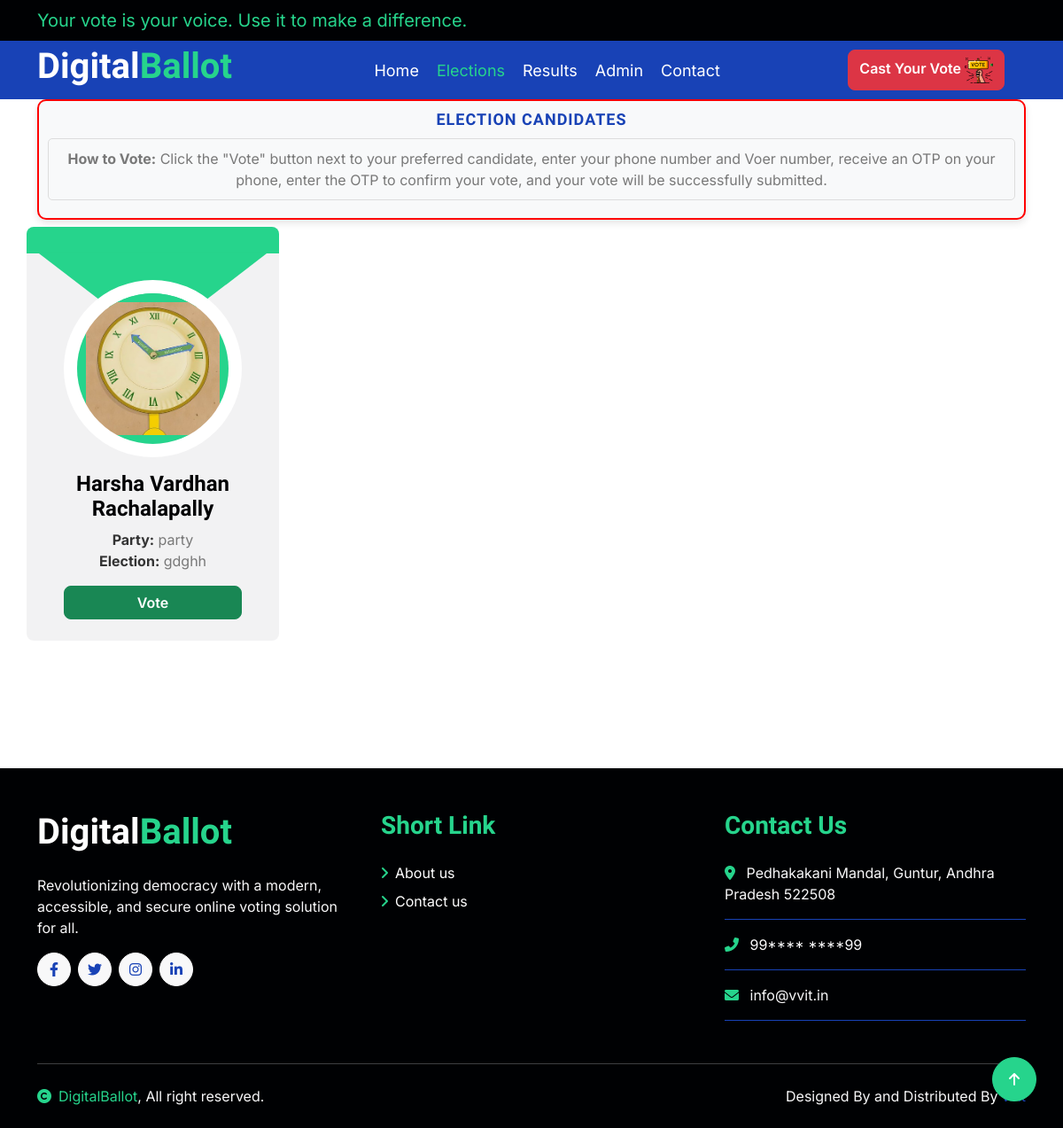
Screenshot of /voter/candidates/1/ with the database file from the repository.
### adminapp/models.py (models this page shows)
class CandidateModel(models.Model):
    election = models.ForeignKey(ElectionModel,on_delete=models.CASCADE,related_name='election_candidates')
    candidate_name=models.CharField(max_length=100)
    party_name=models.CharField(max_length=100)
    symbol=models.ImageField(upload_to='symbols/')
    voters = models.ManyToManyField(VoterModel,related_name='voted_voters')
    votes = models.IntegerField(default=0)
    class Meta:
        db_table = 'candidate_details'

class ElectionModel(models.Model):
    election_name = models.CharField(max_length=100)
    election_head = models.CharField(max_length=100)
    election_date = models.DateField()
    election_picture = models.ImageField(upload_to='images/')
    constituency = models.CharField(max_length=100)
    area = models.CharField(max_length=200)
    address = models.CharField(max_length=300)
    state = models.CharField(max_length=100)
    city = models.CharField(max_length=100)
    zip = models.CharField(max_length=10)
    voters = models.ManyToManyField(VoterModel)
    candidates_count = models.IntegerField(default=0)
    successful_votes = models.IntegerField(default=0)
    unsuccessful_votes = models.IntegerField(default=0)
    class Meta:
        db_table = 'elction_detials'

### userapp/views.py (the view)
# urls.py: path('voter/candidates/<int:id>/',user_views.candidates,name="candidates"),
def candidates(request, id):
    election = get_object_or_404(ElectionModel, pk=id)
    request.session["id_of_election"] = election.pk
    print(election,"uytdvguxesgfuyskgfkysyg")
    candidates = election.election_candidates.all()
    return render(request, "candidates.html", {'candidates': candidates, 'election': election})

### assets/templates/candidates.html (shortened to what this page needs)
{% load static %}
<!DOCTYPE html>
<html lang="en">
<head>
    <link href="https://cdnjs.cloudflare.com/ajax/libs/font-awesome/5.10.0/css/all.min.css" rel="stylesheet">
    <link rel="stylesheet" href="https://cdnjs.cloudflare.com/ajax/libs/font-awesome/6.0.0-beta3/css/all.min.css">
    <link href="https://cdn.jsdelivr.net/npm/bootstrap-icons@1.4.1/font/bootstrap-icons.css" rel="stylesheet">
    <link href="{% static 'lib/animate/animate.min.css' %}" rel="stylesheet">
    <link href="{% static 'lib/owlcarousel/assets/owl.carousel.min.css' %}" rel="stylesheet">
    <link href="{% static 'css/bootstrap.min.css' %}" rel="stylesheet">
    <link href="{% static 'css/style.css' %}" rel="stylesheet">
</head>
<body>
    <div class="container-fluid bg-dark py-2 d-none d-md-flex">
        <div class="container">
            <div class="d-flex justify-content-between topbar">
                <div id="note" class="text-secondary col-12 mx-auto d-none d-xl-flex"><small style="font-size:20px;">Your vote is your voice. Use it to make a difference.</small></div>
            </div>
        </div>
    </div>
    <div class="container-fluid bg-primary">
        <div class="container">
            <nav class="navbar navbar-dark navbar-expand-lg py-0">
                <a href="{% url 'index' %}" class="navbar-brand">
                    <h1 class="text-white fw-bold d-block">Digital<span class="text-secondary">Ballot</span> </h1>
                </a>
                <div class="collapse navbar-collapse bg-transparent" id="navbarCollapse">
                    <div class="navbar-nav ms-auto mx-xl-auto p-0">
                        <a href="{% url 'index' %}" class="nav-item nav-link">Home</a>
                        <a href="{% url 'elections' %}" class="nav-item nav-link active">Elections</a>
                        <a href="{% url 'voter_results' %}" class="nav-item nav-link">Results</a>
                        <a href="{% url 'admin_login' %}" class="nav-item nav-link">Admin</a>
                        <a href="{% url 'contact' %}" class="nav-item nav-link">Contact</a>
                    </div>
                </div>
                <div class="d-none d-xl-flex flex-shirink-0">
                    <div id="phone-tada" class="d-flex align-items-center justify-content-center me-4">
                        <a href="" class="position-relative animated  tada infinite btn btn-danger">
                            Cast Your Vote <img src="{% static 'img/vote.png' %}" alt="">
                        </a>
                    </div>
                </div>
            </nav>
        </div>
    </div>
    <div class="container-fluid pb-5 mb-5 team">
        <div class="container pb-5">
            <div class="text-center mx-auto mb-2  wow fadeIn section-header" data-wow-delay=".3s" >
                <h5 class="text-primary subheading">Election Candidates</h5>
                <p class="vote-instructions">
                    <strong>How to Vote:</strong> Click the "Vote" button next to your preferred candidate, enter your phone number and Voer number, receive an OTP on your phone, enter the OTP to confirm your vote, and your vote will be successfully submitted.
                </p>
            </div>
            <div class="row team-carousel wow fadeIn" data-wow-delay=".5s">
                {% for candidate in candidates %}
                <div class="col-3 rounded team-item">
                    <div class="team-content">
                        <div class="team-img-icon">
                            <div class="team-img rounded-circle" style="height: 200px;  overflow: hidden;">
                                <img src="{{ candidate.symbol.url }}" class="img-fluid w-100" alt="{{ candidate.candidate_name }}" style="height: 100%; object-fit: cover;">
                            </div>
                            <div class="team-name text-center py-3">
                                <h4>{{ candidate.candidate_name }}</h4>
                                <p class="m-0"><strong>Party:</strong> {{ candidate.party_name }}</p>
                                <p class="m-0"><strong>Election:</strong> {{ candidate.election.election_name }}</p>
                            </div>
                            <div class="team-icon d-flex justify-content-center pb-4">
                                <a href="{% url 'voting_page' id=candidate.pk %}" class="btn col-12 btn-success" type="submit">Vote</a>
                            </div>
                        </div>
                    </div>
                </div>
                {% empty %}
                <div class="col-12">
                    <div class="alert alert-warning text-center" role="alert">
                        <strong>No candidates available at this time.</strong>
                    </div>
                </div>
                {% endfor %}
            </div>
        </div>
    </div>
    <div class="container-fluid footer bg-dark wow fadeIn" data-wow-delay=".3s">
        <div class="container pt-5 pb-4">
            <div class="row g-5">
                <div class="col-lg-4 col-md-6">
                    <a href="{% url 'index' %}">
                        <h1 class="text-white fw-bold d-block">Digital<span class="text-secondary">Ballot</span> </h1>
                    </a>
                    <p class="mt-4 text-light">Revolutionizing democracy with a modern, accessible, and secure online voting solution for all.</p>
                    <div class="d-flex hightech-link">
                        <a href="" class="btn-light nav-fill btn btn-square rounded-circle me-2"><i class="fab fa-facebook-f text-primary"></i></a>
                        <a href="" class="btn-light nav-fill btn btn-square rounded-circle me-2"><i class="fab fa-twitter text-primary"></i></a>
                        <a href="" class="btn-light nav-fill btn btn-square rounded-circle me-2"><i class="fab fa-instagram text-primary"></i></a>
                        <a href="" class="btn-light nav-fill btn btn-square rounded-circle me-0"><i class="fab fa-linkedin-in text-primary"></i></a>
                    </div>
                </div>
                <div class="col-lg-4 col-md-6">
                    <a href="#" class="h3 text-secondary">Short Link</a>
                    <div class="mt-4 d-flex flex-column short-link">
                        <a href="" class="mb-2 text-white"><i class="fas fa-angle-right text-secondary me-2"></i>About us</a>
                        <a href="" class="mb-2 text-white"><i class="fas fa-angle-right text-secondary me-2"></i>Contact us</a>
                    </div>
                </div>
                <div class="col-lg-4 col-md-6">
                    <a href="#" class="h3 text-secondary">Contact Us</a>
                    <div class="text-white mt-4 d-flex flex-column contact-link">
                        <a href="#" class="pb-3 text-light border-bottom border-primary"><i class="fas fa-map-marker-alt text-secondary me-2"></i>  Pedhakakani Mandal, Guntur, Andhra Pradesh 522508</a>
                        <a href="#" class="py-3 text-light border-bottom border-primary"><i class="fas fa-phone-alt text-secondary me-2"></i> 99**** ****99</a>
                        <a href="#" class="py-3 text-light border-bottom border-primary"><i class="fas fa-envelope text-secondary me-2"></i> info@vvit.in</a>
                    </div>
                </div>
            </div>
            <hr class="text-light mt-5 mb-4">
            <div class="row">
                <div class="col-md-6 text-center text-md-start">
                    <span class="text-light"><a href="#" class="text-secondary"><i class="fas fa-copyright text-secondary me-2"></i>DigitalBallot</a>, All right reserved.</span>
                </div>
                <div class="col-md-6 text-center text-md-end">
                    <span class="text-light">Designed By and Distributed By <a href="https://vvit.in">vvit</a></span>
                </div>
            </div>
        </div>
    </div>
    <a href="#" class="btn btn-secondary btn-square rounded-circle back-to-top"><i class="fa fa-arrow-up text-white"></i></a>
    <link href="{% static 'lib/animate/animate.min.css' %}" rel="stylesheet">
    <link href="{% static 'lib/owlcarousel/assets/owl.carousel.min.css' %}" rel="stylesheet">
    <link href="{% static 'css/bootstrap.min.css' %}" rel="stylesheet">
    <link href="{% static 'css/style.css' %}" rel="stylesheet">
</body>
</html>

### assets/static/css/style.css (style rules this page uses)
.btn { font-weight: 600; transition: .5s; }
.btn-square { width: 38px; height: 38px; }
.btn-square, .btn-sm-square, .btn-md-square, .btn-lg-square { padding: 0; display: flex; align-items: center; justify-content: center; font-weight: normal; }
.back-to-top { position: fixed; width: 50px; height: 50px; right: 30px; bottom: 30px; z-index: 99; }
#note { overflow: hidden; }
#note small { position: relative; display: inline-block; animation: mymove 15s infinite; animation-timing-function: all; }
.navbar .navbar-nav { padding: 15px 0; }
.navbar .navbar-nav .nav-link { padding: 10px; color: var(--bs-white); font-size: 18px; outline: none; }
.navbar .navbar-nav .nav-link:hover, .navbar .navbar-nav .nav-link.active { color: var(--bs-secondary) !important; }
.team-item { border-top: 30px solid var(--bs-secondary) !important; background: rgba(239, 239, 241, 0.8); }
.team-content::before { height: 200px; display: block; content: ""; position: relative; top: -101px; background: var(--bs-secondary); clip-path: polygon(50% 50%, 100% 50%, 50% 100%, 0% 50%); padding: 60px; opacity: 1; }
.team-img-icon { position: relative; margin-top: -200px; padding: 30px; padding-bottom: 0; }
.team-img { border: 15px solid var(--bs-white); }
.team-img img { border: 10px solid var(--bs-secondary); transition: .5s; }
.footer .short-link a, .footer .help-link a, .footer .contact-link a { transition: .5s; }

### assets/templates/candidates.html (style rules this page uses)
.section-header { background-color: #f8f9fa; padding: 10px; border-radius: 10px; box-shadow: 0 4px 8px rgba(0, 0, 0, 0.1); transform: scale(1); transition: transform 0.3s ease-in-out, box-shadow 0.3s ease-in-out; border: 2px solid red; }
.subheading { color: #007bff; font-size: 18px; font-weight: bold; text-transform: uppercase; letter-spacing: 1px; margin-bottom: 10px; }
.team-name p { margin: 5px 0; }
.team-name strong { color: #333; }
.btn-success { background-color: #28a745; border-color: #28a745; }
.vote-instructions { font-size: 1rem; background-color: #f8f9fa; border: 1px solid #ddd; border-radius: 5px; padding: 10px; margin: 10px 0; }

### rows the page displays
CandidateModel: symbol (picture), candidate_name "Harsha Vardhan Rachalapally", party_name "party", election.election_name "gdghh"
